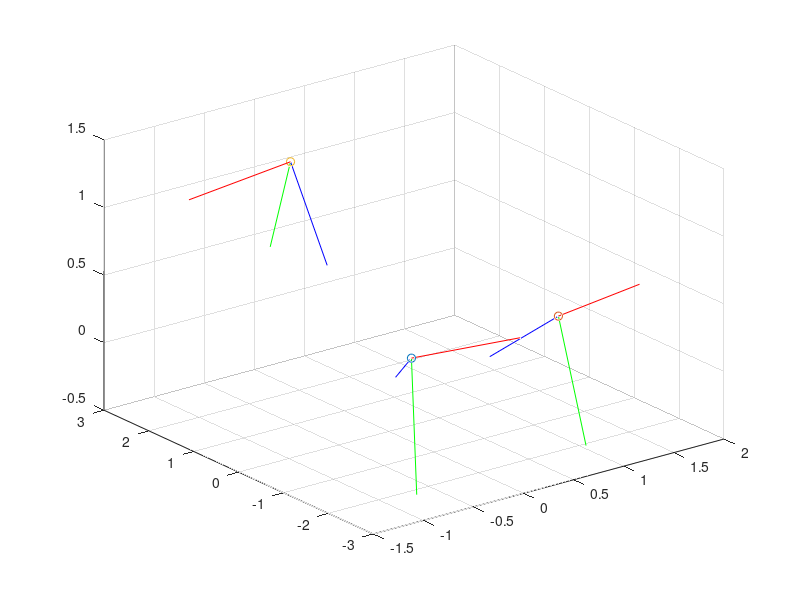

The MATLAB script that drew this image: (Note: this script raises an error after producing the figure.)
% Triangulate 3D positions using SVD
clear all;
close all;

% camera 1
R1 = [9.6428667991264605e-01 -2.6484969138677328e-01 -2.4165916859785336e-03;
    -8.9795446022112396e-02 -3.1832382771611223e-01 -9.4371961862719200e-01;
    2.4917459103354755e-01 9.1023325674273947e-01 -3.3073772313234923e-01];

t1 = [1.3305621037591506e-01;
    -2.5319578738559911e-01;
    2.2444637695699150e+00];

t1 = -inv(R1) * t1;

K1 = [870.14531487461625 0 949.42001822880479;
    0 870.14531487461625 487.20049852775117; 
    0 0 1];

% camera 2
R2 = [9.4962278945631540e-01 3.1338395965783683e-01 -2.6554800661627576e-03; 
    1.1546856489995427e-01 -3.5774736713426591e-01 -9.2665194751235791e-01; 
    -2.9134784753821596e-01 8.7966318277945221e-01 -3.7591104878304971e-01];

t2 = [-4.2633372670025989e-02; 
    -3.5441906393933242e-01; 
    2.2750378317324982e+00];

t2 = -inv(R2) * t2;

K2 = [893.34367240024267 0 949.96816131377727;
    0 893.34367240024267 594.79562177577259;
    0 0 1];

% camera 3
R3 = [-9.9541881789113029e-01 3.8473906154401757e-02 -8.7527912881817604e-02;
    9.1201836523849486e-02 6.5687400820094410e-01 -7.4846426926387233e-01;
    2.8698466908561492e-02 -7.5301812454631367e-01 -6.5737363964632056e-01];

t3 = [-6.0451734755080713e-02; 
    -3.9533167111966377e-01; 
    2.2979640654841407e+00];

t3 = -inv(R3) * t3;

K3 = [872.90852997159800 0 944.45161471037636;
    0 872.90852997159800 564.47334036925656;
    0 0 1];

for i = 0 : 9
    figH = figure;
    
    % Plot camera locations
    scatter3(t1(1), t1(2), t1(3));
    hold on;
    scatter3(t2(1), t2(2), t2(3));
    hold on;
    scatter3(t3(1), t3(2), t3(3));
    hold on;
    
    % Plot camera 1 axes
    plot3([t1(1) t1(1)+ R1(1, 1)], [t1(2) t1(2) + R1(1, 2)], [t1(3) t1(3) + R1(1, 3)], 'Color', [255, 0, 0] / 255);
    plot3([t1(1) t1(1)+ R1(2, 1)], [t1(2) t1(2) + R1(2, 2)], [t1(3) t1(3) + R1(2, 3)], 'Color', [0, 255, 0] / 255);
    plot3([t1(1) t1(1)+ R1(3, 1)], [t1(2) t1(2) + R1(3, 2)], [t1(3) t1(3) + R1(3, 3)], 'Color', [0, 0, 255] / 255);
    hold on;
    
    % Plot camera 2 axes
    plot3([t2(1) t2(1)+ R2(1, 1)], [t2(2) t2(2) + R2(1, 2)], [t2(3) t2(3) + R2(1, 3)], 'Color', [255, 0, 0] / 255);
    plot3([t2(1) t2(1)+ R2(2, 1)], [t2(2) t2(2) + R2(2, 2)], [t2(3) t2(3) + R2(2, 3)], 'Color', [0, 255, 0] / 255);
    plot3([t2(1) t2(1)+ R2(3, 1)], [t2(2) t2(2) + R2(3, 2)], [t2(3) t2(3) + R2(3, 3)], 'Color', [0, 0, 255] / 255);
    hold on;
    
    % Plot camera 3 axes
    plot3([t3(1) t3(1)+ R3(1, 1)], [t3(2) t3(2) + R3(1, 2)], [t3(3) t3(3) + R3(1, 3)], 'Color', [255, 0, 0] / 255);
    plot3([t3(1) t3(1)+ R3(2, 1)], [t3(2) t3(2) + R3(2, 2)], [t3(3) t3(3) + R3(2, 3)], 'Color', [0, 255, 0] / 255);
    plot3([t3(1) t3(1)+ R3(3, 1)], [t3(2) t3(2) + R3(3, 2)], [t3(3) t3(3) + R3(3, 3)], 'Color', [0, 0, 255] / 255);
    hold on;
    
    % Process points and plot a scatter plot 
    f = {strcat('CAM1-', num2str(i), '_cleaned.csv'), strcat('CAM2-', num2str(i), '_cleaned.csv'), strcat('CAM3-', num2str(i), '_cleaned.csv')};
    res = triangulate_fn(f, R1, t1, K1, R2, t2, K2, R3, t3, K3);
    disp(res);
    
    % Plot trajectory scatter plot
    csvwrite(strcat('3dpts_', num2str(i), '.csv'), res);
    scatter3(res(:, 1), res(:, 2), res(:, 3));
    hold on;
    
    % Draw line through the plot - TODO: should fit a smooth curve, not
    % plot
    plot3(res(:, 1), res(:, 2), res(:, 3));
    hold on;
    xi = smooth(res(:, 1));
    yi = smooth(res(:, 2));
    zi = smooth(res(:, 3));
    plot3(xi, yi, zi, 'r') ;
    
    % Plot the table at lowest z value (hack) - should actually pick the
    % first local minima for z (this occurs for bounce on table)
%     [x y] = meshgrid(-2:0.1:2);
%     tableHeight = min(res(:, 3));
%     s = surf(x, y, tableHeight + zeros(size(x)));
    xlim([-1 2])
    ylim([-2.5 2.5])
    zlim([-0.5 1.5])
    print(figH, '-djpeg', strcat('traj_', num2str(i), '.jpg'));
    
end

% Implement triangulation
% Precondition: size(data1, 1) = size(data2, 1) = size(data3, 1)
function points3D = triangulate_fn(f, R1, t1, K1, R2, t2, K2, R3, t3, K3)
    % Read data from csv
    points_1 = csvread(f{1}, 1, 4);
    points_2 = csvread(f{2}, 1, 4);
    points_3 = csvread(f{3}, 1, 4);
    
    % Prepare the 2D points
    points_1 = prepare_2d_pos(points_1);
    points_2 = prepare_2d_pos(points_2);
    points_3 = prepare_2d_pos(points_3);
    
    % Triangulate for each point
    npts = size(points_1, 1);
    points3D = zeros(npts, 3);
    
    % For each point
    for i = 1 : npts
        pt_cam1 = points_1(i, :);
        pt_cam2 = points_2(i, :);
        pt_cam3 = points_3(i, :);
        
        [q1, k1] = construct_mat(pt_cam1, R1, t1, K1);
        [q2, k2] = construct_mat(pt_cam2, R2, t2, K2);
        [q3, k3] = construct_mat(pt_cam3, R3, t3, K3);
        
        Q = [q1; q2; q3];
        
        % Solving Q * res = zeros(6, 1), we get the solution
        disp(Q);
        x = inv(transpose(Q) * Q) * transpose(Q) * [k1; k2; k3];
        disp("LEAST SQUARES OVERDETERMINED");
        disp(x);
        
        disp("MATLAB LINEAR LS");
        x = lsqlin(Q, [k1; k2; k3]);
        disp(x);
        
        disp("Q\c");
        disp(Q\[k1; k2; k3]);
        
        disp("SVD");
        Q = [q1 -k1; q2 -k2; q3 -k3];
        [~, S, V] = svd(Q);
        disp(S);
        res = V(:, size(V, 2));
        res = res / res(4);
        res = res(1 : 3);
        
        points3D(i, :) = res;
    end
end

% Construct matrix for given point
function [mat, k1k2] = construct_mat(pt, R, t, K)
    fx = K(1, 1); % scalar
    fy = K(2, 2); % scalar
    If = R(1, :); % i row vector 
    Jf = R(2, :); % j row vector
    Kf = R(3, :); % k row vector
    
    x0 = K(1, 3) - 960; % scalar offset x
    y0 = K(2, 3) - 540; % scalar offset y
    
    x = pt(1); % scalar
    y = pt(2); % scalar
    
    A = fx * If - (x - x0) * Kf; % equation for x 
    B = fy * Jf - (y - y0) * Kf; % equation for y
    
    k1k2 = [dot(A, t); dot(B, t)]; 
    mat = [A; B];
end

% Prepares the 2D co-ordinates by adding a z column with value 1
function points2D = prepare_2d_pos(p)
    [r, ~] = size(p);
    points2D = [p(:, 1) - 960 p(:, 2) - 540 ones(r, 1)];
end